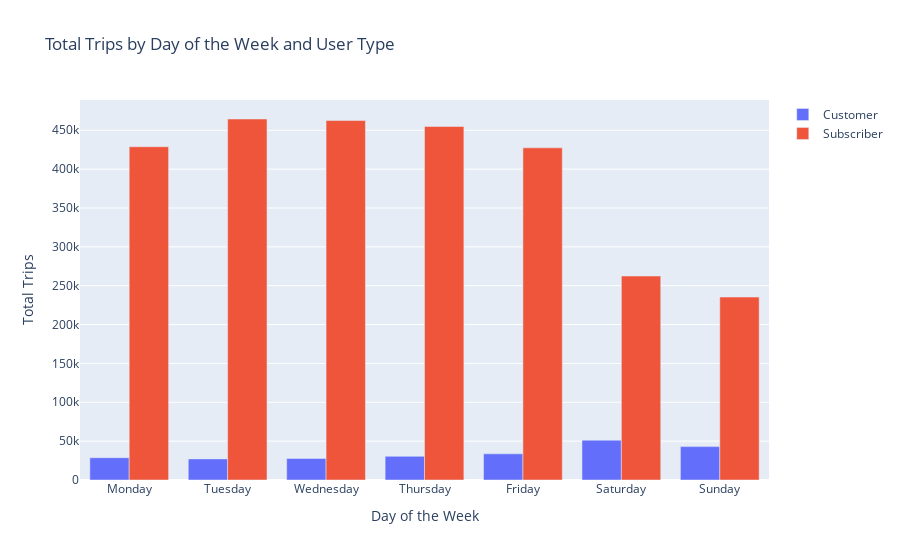
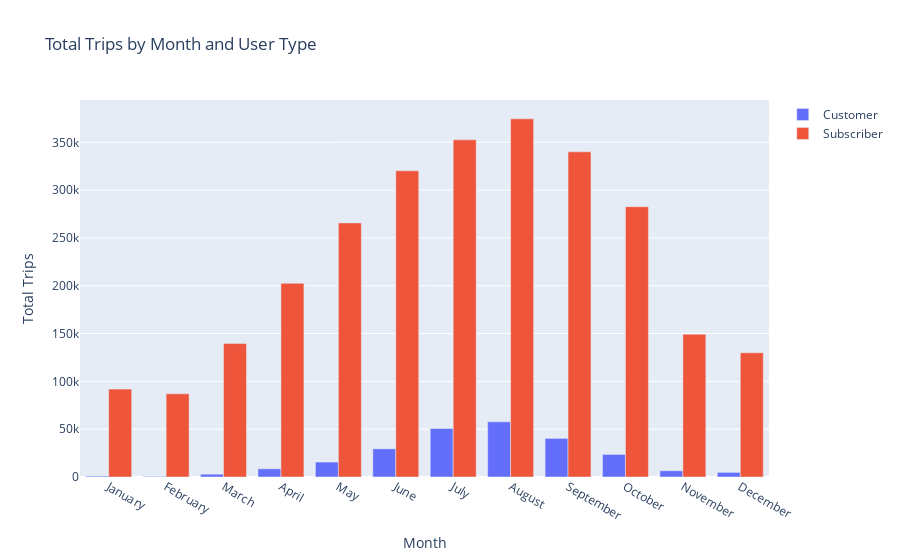
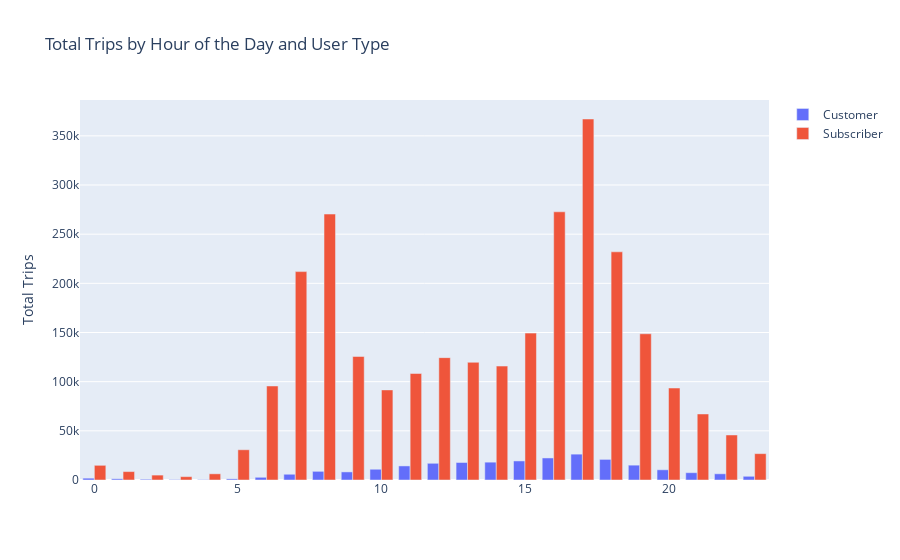
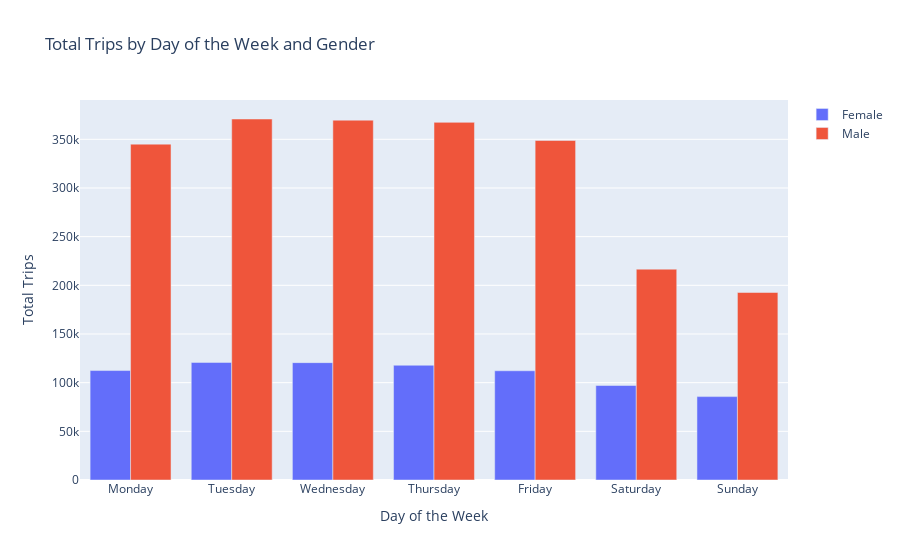

Notebook code for these charts, in order:
### Code cell
# ---
# ### 9. Data Visualization
# ---

print("\n--- Data Visualization ---")

def plot_grouped_bar(df, x_col, y_col, group_col, title, x_axis_label, y_axis_label, order=None):
    """
    Generates a grouped bar chart using Plotly.

    Args:
        df (pd.DataFrame): The DataFrame containing the data.
        x_col (str): Column name for the x-axis.
        y_col (str): Column name for the y-axis (values to plot).
        group_col (str): Column name to group the bars by (e.g., 'usertype', 'gender').
        title (str): Title of the plot.
        x_axis_label (str): Label for the x-axis.
        y_axis_label (str): Label for the y-axis.
        order (list, optional): A list specifying the desired order for the x-axis categories.
                                If None, default sorting is used.
    """
    fig = go.Figure()
    unique_groups = df[group_col].unique()

    # If an order is specified, convert the x_col to a categorical type
    if order is not None:
        df[x_col] = pd.Categorical(df[x_col], categories=order, ordered=True)
        df = df.sort_values(x_col)

    for group in unique_groups:
        group_df = df[df[group_col] == group]
        fig.add_trace(go.Bar(name=group, x=group_df[x_col], y=group_df[y_col]))

    fig.update_layout(
        title=title,
        xaxis_title=x_axis_label,
        yaxis_title=y_axis_label,
        barmode='group',
        xaxis={'categoryorder': 'array', 'categoryarray': order} if order else None # Ensure correct order
    )
    fig.show()

# Define common order for days and months
day_order = ['Monday', 'Tuesday', 'Wednesday', 'Thursday', 'Friday', 'Saturday', 'Sunday']
month_order = ['January', 'February', 'March', 'April', 'May', 'June', 'July', 'August', 'September', 'October', 'November', 'December']

# Total trips by Day of the Week and User Type
daily_trip_counts = bike_trips_df.groupby(['usertype', 'day_of_week'])['trip_id'].count().reset_index()
plot_grouped_bar(
    daily_trip_counts, 'day_of_week', 'trip_id', 'usertype',
    'Total Trips by Day of the Week and User Type', 'Day of the Week', 'Total Trips',
    order=day_order
)

# Total trips by Month and User Type
monthly_trip_counts = bike_trips_df.groupby(['usertype', 'month_name'])['trip_id'].count().reset_index()
plot_grouped_bar(
    monthly_trip_counts, 'month_name', 'trip_id', 'usertype',
    'Total Trips by Month and User Type', 'Month', 'Total Trips',
    order=month_order
)

# Total trips by Hour of the Day and User Type
hourly_trip_counts = bike_trips_df.groupby(['usertype', 'start_hour'])['trip_id'].count().reset_index()
plot_grouped_bar(
    hourly_trip_counts, 'start_hour', 'trip_id', 'usertype',
    'Total Trips by Hour of the Day and User Type', 'Hour of the Day', 'Total Trips'
)

# Total trips by Day of the Week and Gender
daily_gender_counts = bike_trips_df.groupby(['gender', 'day_of_week'])['trip_id'].count().reset_index()
plot_grouped_bar(
    daily_gender_counts, 'day_of_week', 'trip_id', 'gender',
    'Total Trips by Day of the Week and Gender', 'Day of the Week', 'Total Trips',
    order=day_order
)

# Total trips by Month and Gender
monthly_gender_counts = bike_trips_df.groupby(['gender', 'month_name'])['trip_id'].count().reset_index()
plot_grouped_bar(
    monthly_gender_counts, 'month_name', 'trip_id', 'gender',
    'Total Trips by Month and Gender', 'Month', 'Total Trips',
    order=month_order
)

# Total trips by User Type and Gender
user_gender_counts = bike_trips_df.groupby(['usertype', 'gender'])['trip_id'].count().reset_index()
plot_grouped_bar(
    user_gender_counts, 'usertype', 'trip_id', 'gender',
    'Total Trips by User Type and Gender', 'User Type', 'Total Trips'
)

### Figure 1 — Plotly figure (JSON) as saved in the notebook; plotly's stock layout.template omitted (floating-point values rounded to 4 significant figures)
{"data": [{"name": "Customer", "type": "bar", "x": ["Monday", "Tuesday", "Wednesday", "Thursday", "Friday", "Saturday", "Sunday"], "y": [28654, 27147, 27736, 30441, 33646, 51257, 42951]}, {"name": "Subscriber", "type": "bar", "x": ["Monday", "Tuesday", "Wednesday", "Thursday", "Friday", "Saturday", "Sunday"], "y": [428838, 464514, 462509, 454857, 427389, 262423, 235353]}], "layout": {"barmode": "group", "title": {"text": "Total Trips by Day of the Week and User Type"}, "xaxis": {"categoryarray": ["Monday", "Tuesday", "Wednesday", "Thursday", "Friday", "Saturday", "Sunday"], "categoryorder": "array", "title": {"text": "Day of the Week"}}, "yaxis": {"title": {"text": "Total Trips"}}}}

### Figure 2 — Plotly figure (JSON) as saved in the notebook; plotly's stock layout.template omitted (floating-point values rounded to 4 significant figures)
{"data": [{"name": "Customer", "type": "bar", "x": ["January", "February", "March", "April", "May", "June", "July", "August", "September", "October", "November", "December"], "y": [927, 603, 2926, 8589, 15625, 29449, 50728, 57660, 40387, 23610, 6512, 4816]}, {"name": "Subscriber", "type": "bar", "x": ["January", "February", "March", "April", "May", "June", "July", "August", "September", "October", "November", "December"], "y": [91905, 86964, 139531, 202496, 265692, 320206, 352620, 374523, 340048, 282661, 149329, 129908]}], "layout": {"barmode": "group", "title": {"text": "Total Trips by Month and User Type"}, "xaxis": {"categoryarray": ["January", "February", "March", "April", "May", "June", "July", "August", "September", "October", "November", "December"], "categoryorder": "array", "title": {"text": "Month"}}, "yaxis": {"title": {"text": "Total Trips"}}}}

### Figure 3 — Plotly figure (JSON) as saved in the notebook; plotly's stock layout.template omitted (floating-point values rounded to 4 significant figures)
{"data": [{"name": "Customer", "type": "bar", "x": [0, 1, 2, 3, 4, 5, 6, 7, 8, 9, 10, 11, 12, 13, 14, 15, 16, 17, 18, 19, 20, 21, 22, 23], "y": [1871, 1231, 769, 478, 363, 1170, 2756, 5847, 8816, 8236, 10948, 14323, 16996, 17809, 18139, 19384, 22413, 26303, 20958, 15104, 10388, 7444, 6316, 3770]}, {"name": "Subscriber", "type": "bar", "x": [0, 1, 2, 3, 4, 5, 6, 7, 8, 9, 10, 11, 12, 13, 14, 15, 16, 17, 18, 19, 20, 21, 22, 23], "y": [14930, 8564, 4989, 3403, 6291, 30754, 95627, 211925, 270459, 125635, 91618, 108322, 124449, 119701, 115866, 149385, 272754, 367137, 232064, 148719, 93539, 67157, 45786, 26809]}], "layout": {"barmode": "group", "title": {"text": "Total Trips by Hour of the Day and User Type"}, "xaxis": {}, "yaxis": {"title": {"text": "Total Trips"}}}}

### Figure 4 — Plotly figure (JSON) as saved in the notebook; plotly's stock layout.template omitted (floating-point values rounded to 4 significant figures)
{"data": [{"name": "Female", "type": "bar", "x": ["Monday", "Tuesday", "Wednesday", "Thursday", "Friday", "Saturday", "Sunday"], "y": [112446, 120792, 120575, 117896, 112214, 97070, 85664]}, {"name": "Male", "type": "bar", "x": ["Monday", "Tuesday", "Wednesday", "Thursday", "Friday", "Saturday", "Sunday"], "y": [345046, 370869, 369670, 367402, 348821, 216610, 192640]}], "layout": {"barmode": "group", "title": {"text": "Total Trips by Day of the Week and Gender"}, "xaxis": {"categoryarray": ["Monday", "Tuesday", "Wednesday", "Thursday", "Friday", "Saturday", "Sunday"], "categoryorder": "array", "title": {"text": "Day of the Week"}}, "yaxis": {"title": {"text": "Total Trips"}}}}
